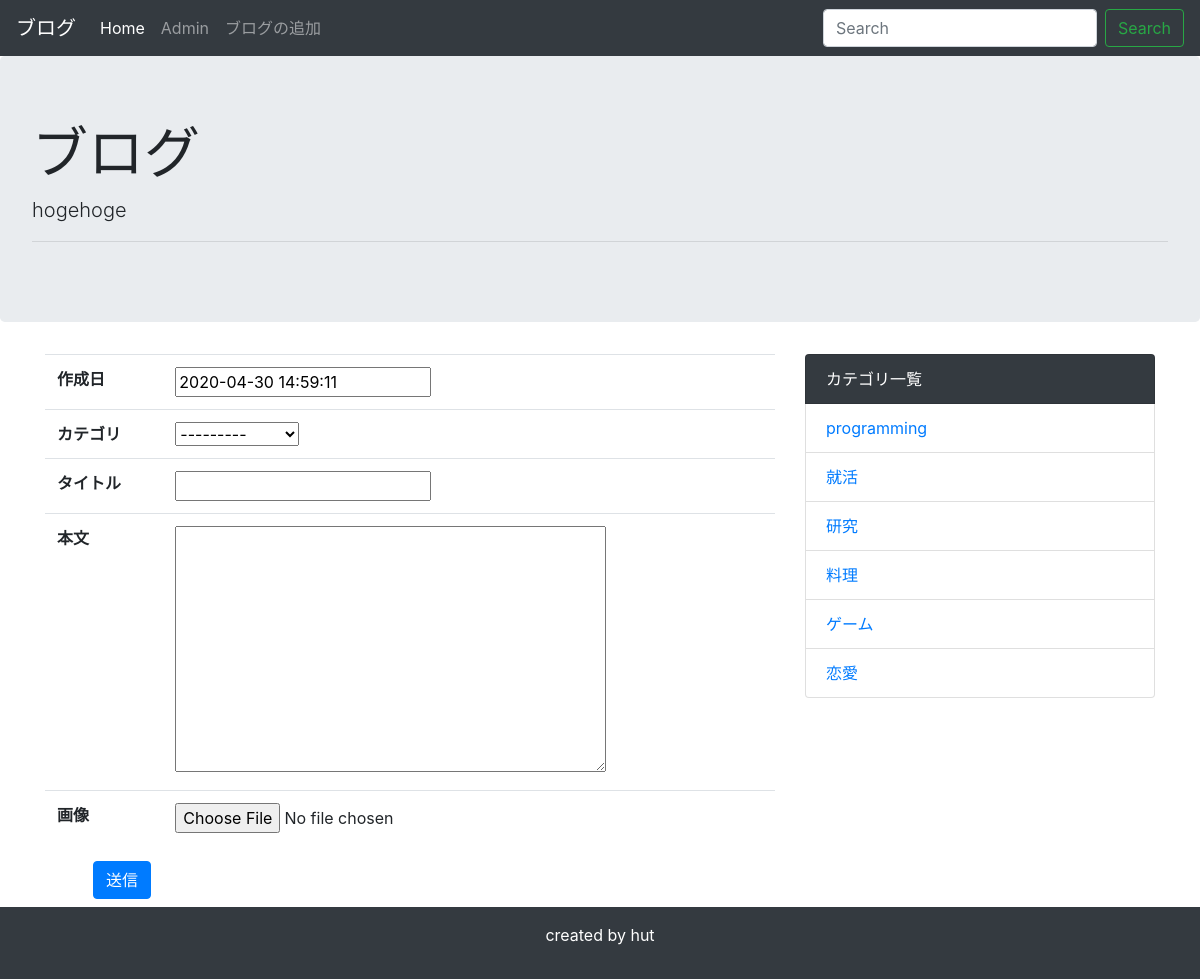
The app's page /add/ (signed in) with its own data.
### blog/models.py (models this page shows)
class Category(models.Model):
    name = models.CharField('カテゴリー名', max_length=200)
    created_at = models.DateTimeField('作成日',default=timezone.now)
    def __str__(self):
        return self.name

### blog/views.py (the view)
# urls.py: path('add/',views.AddView.as_view(), name='add'), # http://127.0.0.1:8000/add/
class AddView(LoginRequiredMixin, generic.CreateView):
    template_name = 'blog/post_form.html'
    model = Post
    form_class = PostCreateForm
    success_url = reverse_lazy('blog:index')

### blog/forms.py
class PostCreateForm(forms.ModelForm):
    class Meta:
        model = Post
        fields = '__all__'

### blog/context_processors.py (called while the page is built)
def common(request):
    context = {
        'category_list':Category.objects.all(),
    }
    return context

### blog/templates/blog/post_form.html (shortened to what this page needs)
{% extends 'blog/base.html' %}
{% block content %}
<form action="" method="POST">
    <table class="table">
        <tr>
            <th>作成日</th>
            <td>{{ form.created_at }}</td>
        </tr>
        <tr>
            <th>カテゴリ</th>
            <td>{{ form.category }}</td>
        </tr>
        <tr>
            <th>タイトル</th>
            <td>{{ form.title }}</td>
        </tr>
        <tr>
            <th>本文</th>
            <td>{{ form.text }}</td>
        </tr>
        <tr>
            <th>画像</th>
            <td>{{ form.image }}</td>
        </tr>
    </table>
    <div class="text-left ml-5 mb-2">
    <button type="submit" class="btn btn-primary">送信</button>
    </div>
</form>
{% endblock %}

### blog/templates/blog/base.html (shortened to what this page needs)
<!doctype html>
<html lang="ja">
  <head>
    <link rel="stylesheet" href="https://stackpath.bootstrapcdn.com/bootstrap/4.4.1/css/bootstrap.min.css">
  </head>
  <body>
    <nav class="navbar navbar-expand-lg navbar-dark bg-dark">
      <a class="navbar-brand" href="#">ブログ</a>
      <div class="collapse navbar-collapse" id="navbarSupportedContent">
        <ul class="navbar-nav mr-auto">
          <li class="nav-item active">
            <a class="nav-link" href="{% url 'blog:index' %}">Home</a>
          </li>
          {% if user.is_superuser %}
          <li class="nav-item">
            <a class="nav-link" href="{% url 'admin:index' %}">Admin</a>
          </li>
          <li class="nav-item">
            <a class="nav-link" href="{% url 'blog:add' %}">ブログの追加</a>
          </li>
          {% endif %}
        </ul>
        <form class="form-inline my-2 my-lg-0" method="GET" action="{% url 'blog:index' %}">
          <input class="form-control mr-sm-2" type="text" placeholder="Search" aria-label="Search" name="keyword">
          <button class="btn btn-outline-success my-2 my-sm-0" type="submit">Search</button>
        </form>
      </div>
    </nav>
    <div class="jumbotron">
      <h1 class="display-4">ブログ</h1>
      <p class="lead">hogehoge</p>
      <hr class="my-2">
    </div>
    <div class="container">
      <div class="row">
          <div class="col-md-8">
              {% block content %}
              {% endblock %}
          </div>
          <div class="col-md-4">
              <ul class="list-group">
                  <li class="list-group-item bg-dark text-white">カテゴリ一覧</li>
                  {% for category in category_list %}
                  <li class="list-group-item"><a href="{% url 'blog:category' category.pk %}">{{ category }}</a></li>
                  {% endfor %}
              </ul>
          </div>
      </div>
    </div>
    <footer class="bg-dark text-white text-center py-3">
        <p>created by hut</p>
    </footer>
  </body>
</html>

### records on screen
Category: name "programming"
Category: name "就活"
Category: name "研究"
Category: name "料理"
Category: name "ゲーム"
Category: name "恋愛"
